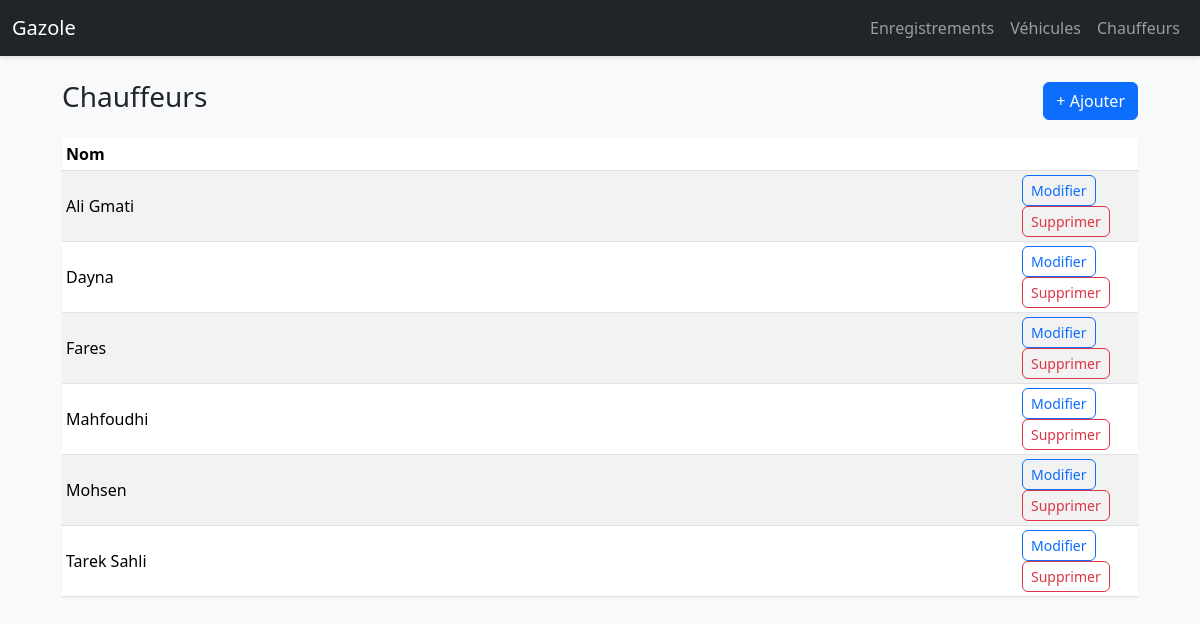
Page /drivers on the committed database.
### models.py (models this page shows, shortened)
class Driver(db.Model):
    __tablename__ = 'driver'
    id = db.Column(db.Integer, primary_key=True)
    name = db.Column(db.String(120), nullable=False)

### app.py (the view)
@app.route('/drivers')
def drivers_list():
    from models import Driver
    drivers = Driver.query.order_by(Driver.name.asc()).all()
    return render_template('drivers_list.html', drivers=drivers)

### templates/drivers_list.html
{% extends 'base.html' %}
{% block content %}
<div class="d-flex justify-content-between align-items-center mb-3">
  <h3>Chauffeurs</h3>
  <a class="btn btn-primary" href="{{ url_for('driver_new') }}">+ Ajouter</a>
</div>
<table class="table table-striped table-sm align-middle shadow-sm">
  <thead>
    <tr>
      <th>Nom</th>
      <th style="width:120px"></th>
    </tr>
  </thead>
  <tbody>
    {% for d in drivers %}
    <tr>
      <td>{{ d.name }}</td>
      <td>
        <a class="btn btn-sm btn-outline-primary" href="{{ url_for('driver_edit', did=d.id) }}">Modifier</a>
        <form method="post" class="d-inline" action="{{ url_for('driver_delete', did=d.id) }}" onsubmit="return confirm('Supprimer ?');">
          <button class="btn btn-sm btn-outline-danger">Supprimer</button>
        </form>
      </td>
    </tr>
    {% endfor %}
  </tbody>
</table>
{% endblock %}

### templates/base.html (style rules this page uses)
body { background-color: #f8f9fa; }
.table { background: white; }
.table thead th { white-space: nowrap; }
.table td, .table th { vertical-align: middle; }
.btn { border-radius: 0.375rem; }
.shadow-sm { box-shadow: 0 1px 2px rgba(0,0,0,0.05) !important; }

### rows in the picture
Driver: name "Ali Gmati"
Driver: name "Dayna"
Driver: name "Fares"
Driver: name "Mahfoudhi"
Driver: name "Mohsen"
Driver: name "Tarek Sahli"
